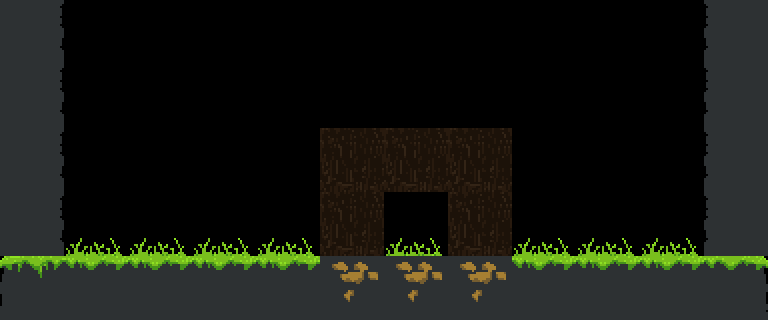

This game map was drawn from its Tiled (.tmx) file and the tilesets committed beside it. A one-line description and the trimmed map source follow:
An orthogonal 12x5 tile map with 64x64 px tiles, 1 tile layer (map) and 9 objects (box, start, end).

<map version="1.0" orientation="orthogonal" renderorder="right-down" width="12" height="5" tilewidth="64" tileheight="64" nextobjectid="16">
 <tileset firstgid="1" name="MyTiles_64x64" tilewidth="64" tileheight="64" tilecount="64" columns="8">
  <image source="../tilesets/MyTiles_64x64.png" width="512" height="512" />
 </tileset>
 <layer name="map" width="12" height="5">
  <data>[60 cells, 33 non-empty, 8 distinct tile ids]</data>
 </layer>
 <objectgroup name="ground">
  <object id="1" x="0" y="0" width="64" height="320" />
  <object id="2" x="704" y="0" width="64" height="320" />
  <object id="10" x="64" y="256" width="640" height="64" />
  <object id="11" x="448" y="128" width="64" height="128" />
  <object id="12" x="320" y="128" width="128" height="64" />
  <object id="13" x="320" y="192" width="64" height="64" />
 </objectgroup>
 <objectgroup name="objects">
  <object id="6" type="box" x="128" y="192" width="64" height="64">
   <properties>
    <property name="density" type="float" value="0.3" />
   </properties>
  </object>
 </objectgroup>
 <objectgroup name="positions">
  <object id="7" name="start" x="384.667" y="193" width="64" height="64" />
  <object id="9" name="end" x="640" y="192" width="64" height="64" />
 </objectgroup>
</map>
